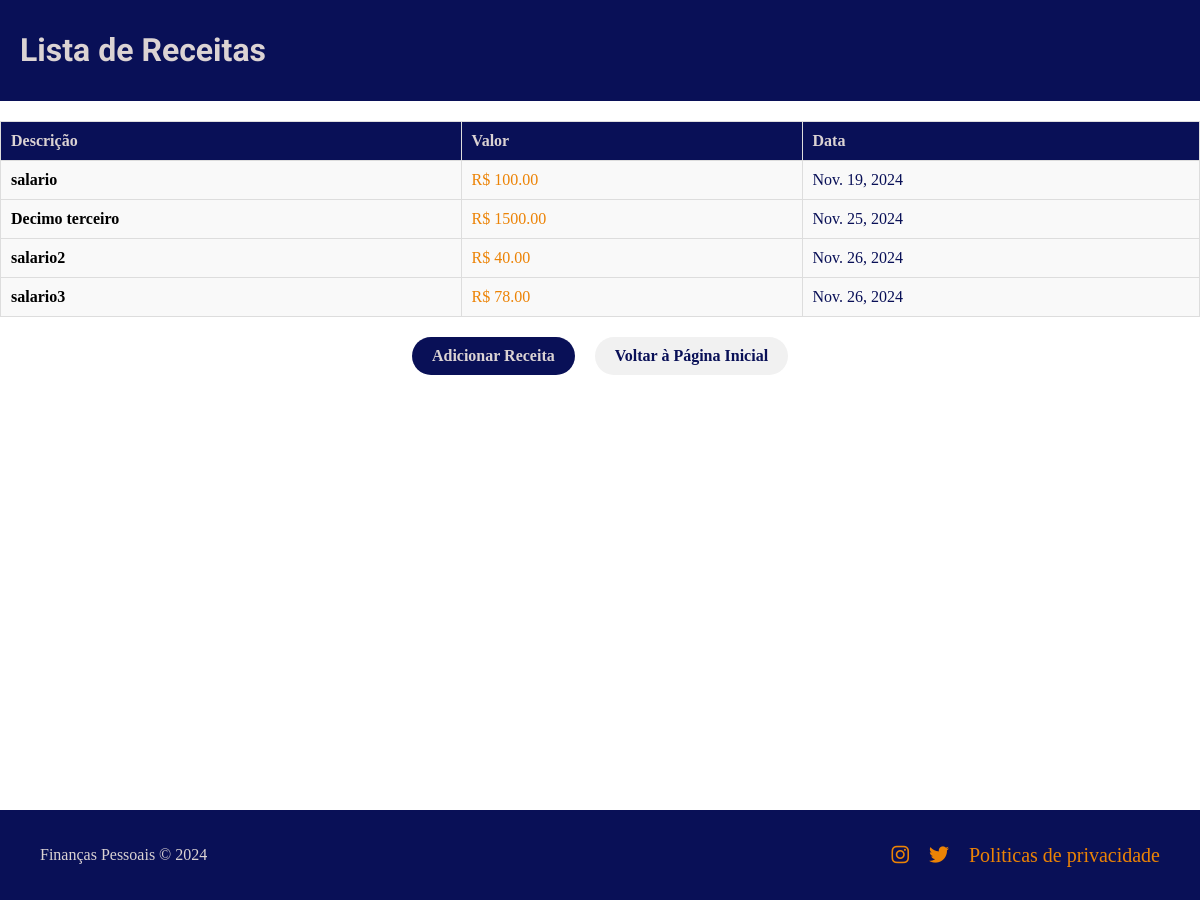
Page /listar_receitas/ (signed in) on the committed database.
### core/models.py (models this page shows, shortened)
class Receita(models.Model):
    descricao = models.CharField(max_length=200)  # Descrição da receita
    valor = models.DecimalField(max_digits=10, decimal_places=2)  # Valor da receita
    data = models.DateField()  # Data da receita
    usuario = models.ForeignKey(User, on_delete=models.CASCADE)  # Associação com o usuário

### core/views.py (the view)
# urls.py: path('listar_receitas/', views.listar_receitas, name='listar_receitas'),
@login_required
def listar_receitas(request):
    receitas = Receita.objects.filter(usuario=request.user)
    return render(request, 'core/listar_receitas.html', {'receitas': receitas})

### core/templates/core/listar_receitas.html (shortened to what this page needs)
<!DOCTYPE html>
<html lang="pt-br">
<head>
    <link href="https://cdnjs.cloudflare.com/ajax/libs/font-awesome/6.0.0-beta3/css/all.min.css" rel="stylesheet">
    {% load static %}
    <link rel="stylesheet" href="{% static 'core/styles.css' %}">
</head>
<body>
    <div class="container">
        <header>
            <h1>Lista de Receitas</h1>
        </header>
        <div class="table-container">
            <table class="receitas-table">
                <thead>
                    <tr>
                        <th>Descrição</th>
                        <th>Valor</th>
                        <th>Data</th>
                    </tr>
                </thead>
                <tbody>
                    {% for receita in receitas %}
                        <tr class="receita-item">
                            <td class="descricao">{{ receita.descricao }}</td>
                            <td class="valor">R$ {{ receita.valor|floatformat:2 }}</td>
                            <td class="data">{{ receita.data }}</td>
                        </tr>
                    {% empty %}
                        <tr>
                            <td colspan="3" class="no-receitas">Nenhuma receita registrada.</td>
                        </tr>
                    {% endfor %}
                </tbody>
            </table>
        </div>
        <div class="actions">
            <a href="{% url 'cadastrar_receita' %}" class="btn">Adicionar Receita</a>
            <a href="{% url 'home' %}" class="btn btn-secondary">Voltar à Página Inicial</a>
        </div>
    </div>
    <footer>
        <div class="footer-content">
            <div class="footer-text">
                <p>Finanças Pessoais &copy; 2024</p>
            </div>
            <ul class="footer-links">
                <li><a href="https://www.instagram.com/seu_usuario" target="_blank">
                    <i class="fab fa-instagram"></i>
                </a></li>
                <li><a href="https://twitter.com/seu_usuario" target="_blank">
                    <i class="fab fa-twitter"></i>
                </a></li>
                <li><a href="https://www.google.com">Politicas de privacidade</a></li>
            </ul>
        </div>
    </footer>
</body>
</html>

### core/static/core/styles.css (style rules this page uses)
header { background-color: #091057; color: #DBD3D3; padding: 10px 20px; display: flex; justify-content: space-between; align-items: center; }
h1 { flex-grow: 1; text-align: left; font-family: 'Roboto', sans-serif; }
body { margin: 0; padding: 0; min-height: 100vh; display: flex; flex-direction: column; padding-bottom: 100px; }
footer { position: fixed; bottom: 0; left: 0; width: 100%; background-color: #091057; color: #DBD3D3; padding: 20px 40px; text-align: center; box-sizing: border-box; z-index: 10; }
footer .footer-content { display: flex; justify-content: space-between; align-items: center; width: 100%; flex-wrap: wrap; }
footer .footer-links { display: flex; gap: 20px; list-style: none; padding: 0; margin: 0; flex-wrap: wrap; }
footer .footer-links li { display: inline-block; }
footer .footer-links a { color: #EC8305; text-decoration: none; font-size: 20px; }
footer .footer-text p { white-space: nowrap; overflow: hidden; text-overflow: ellipsis; }
.actions { display: flex; justify-content: center; gap: 20px; margin-top: 20px; }
.actions .btn { background-color: #091057; color: #DBD3D3; padding: 10px 20px; border-radius: 40px; text-decoration: none; font-weight: bold; text-align: center; transition: background-color 0.3s ease, transform 0.3s ease; }
.actions .btn-secondary { background-color: #f1f1f1; color: #091057; }
.despesas-table, .receitas-table { width: 100%; border-collapse: collapse; margin-top: 20px; }
.despesas-table th, .receitas-table th, .despesas-table td, .receitas-table td { padding: 10px; text-align: left; border: 1px solid #ddd; }
.despesas-table th, .receitas-table th { background-color: #091057; color: #DBD3D3; }
.despesas-table td, .receitas-table td { background-color: #f9f9f9; }
.despesas-table .descricao, .receitas-table .descricao { font-weight: bold; }
.despesas-table .valor, .receitas-table .valor { color: #EC8305; }
.despesas-table .data, .receitas-table .data { color: #091057; }

### rows in the picture
Receita: descricao "salario", valor "100.00", data "Nov. 19, 2024"
Receita: descricao "Decimo terceiro", valor "1500.00", data "Nov. 25, 2024"
Receita: descricao "salario2", valor "40.00", data "Nov. 26, 2024"
Receita: descricao "salario3", valor "78.00", data "Nov. 26, 2024"
